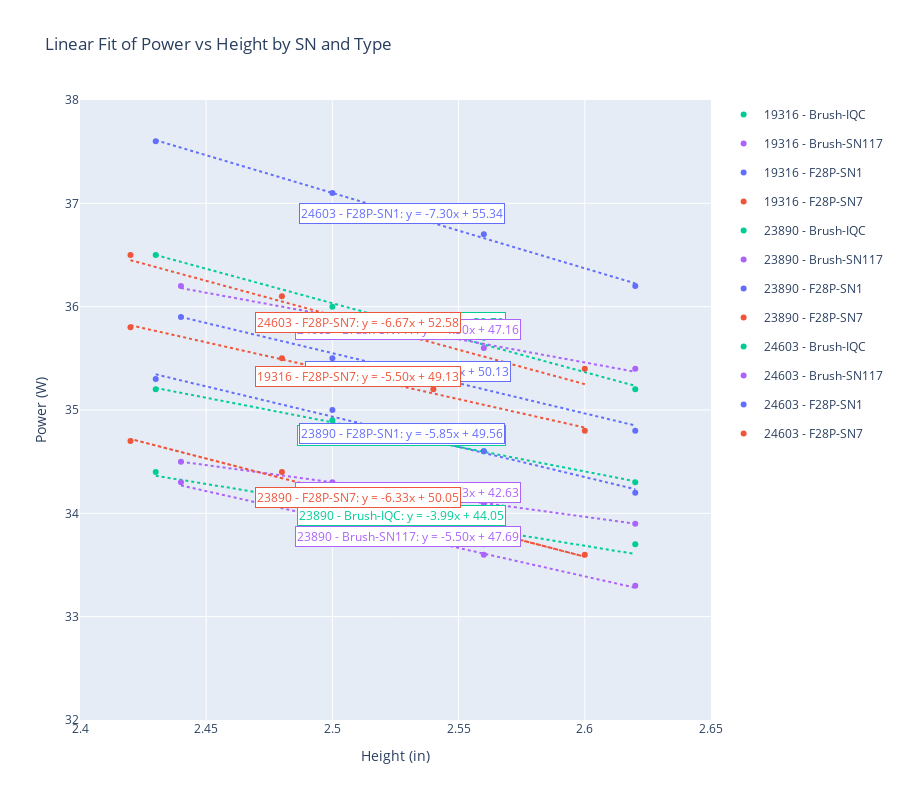

Here is the notebook cell this chart was saved with:
### Code cell
import pandas as pd
import numpy as np
import plotly.graph_objects as go
import plotly.express as px

# Load your CSV file
df = pd.read_csv(r'C:\work_folder\RFB2\Catheter_testing\3_catheters_all_data.csv')  # Replace with your actual file path

# Create a color map for each unique Type
unique_types = df['target'].unique()
color_map = {type_: color for type_, color in zip(unique_types, px.colors.qualitative.Plotly)}

# Create a Plotly figure
fig = go.Figure()

# Store fit parameters
fit_parameters = []

# Group data by SN and Type
grouped = df.groupby(['SN', 'target'])

# Iterate through each group and plot
for (sn, type_), group in grouped:
    x = group['Ht']
    y = group['Power']

    # Linear regression
    slope, intercept = np.polyfit(x, y, 1)
    fit_line = slope * x + intercept

    # Store fit parameters
    fit_parameters.append(f"{sn} - {type_}: y = {slope:.4f}x + {intercept:.4f}")

    # Create a unique legend group
    legend_group = f'{sn} - {type_}'
    color = color_map[type_]

    # Scatter points
    fig.add_trace(go.Scatter(
        x=x, y=y,
        mode='markers',
        name=legend_group,
        marker=dict(color=color),
        legendgroup=legend_group,
        showlegend=True
    ))

    # Fitted line
    fig.add_trace(go.Scatter(
        x=x, y=fit_line,
        mode='lines',
        name=legend_group,
        line=dict(color=color, dash='dot'),
        legendgroup=legend_group,
        showlegend=False  # Avoid duplicate legend entry
    ))
    # Annotate fit parameters on the plot
    annotation_text = f"{legend_group}: y = {slope:.2f}x + {intercept:.2f}"
    fig.add_annotation(
        x=x.mean(),
        y=fit_line.mean(),
        text=annotation_text,
        name=legend_group,
        showarrow=False,
        font=dict(color=color),
        bgcolor='white',
        bordercolor=color,
        borderwidth=1
    )


# Layout settings
fig.update_layout(
    title='Linear Fit of Power vs Height by SN and Type',
    xaxis_title='Height (in)',
    yaxis_title='Power (W)',
    height=800,
    xaxis=dict(range=[2.4, 2.65]),
    yaxis=dict(range=[32, 38])

)

fig.show()

# Print fit parameters
for param in fit_parameters:
    print(param)

### Figure 1 — Plotly figure (JSON) as saved in the notebook; plotly's stock layout.template omitted (floating-point values rounded to 4 significant figures)
{"data": [{"legendgroup": "19316 - Brush-IQC", "marker": {"color": "#00CC96"}, "mode": "markers", "name": "19316 - Brush-IQC", "showlegend": true, "type": "scatter", "x": [2.43, 2.5, 2.56, 2.62], "y": [35.2, 34.9, 34.6, 34.3]}, {"legendgroup": "19316 - Brush-IQC", "line": {"color": "#00CC96", "dash": "dot"}, "mode": "lines", "name": "19316 - Brush-IQC", "showlegend": false, "type": "scatter", "x": [2.43, 2.5, 2.56, 2.62], "y": [35.21, 34.88, 34.6, 34.31]}, {"legendgroup": "19316 - Brush-SN117", "marker": {"color": "#AB63FA"}, "mode": "markers", "name": "19316 - Brush-SN117", "showlegend": true, "type": "scatter", "x": [2.44, 2.5, 2.56, 2.62], "y": [34.5, 34.3, 34.1, 33.9]}, {"legendgroup": "19316 - Brush-SN117", "line": {"color": "#AB63FA", "dash": "dot"}, "mode": "lines", "name": "19316 - Brush-SN117", "showlegend": false, "type": "scatter", "x": [2.44, 2.5, 2.56, 2.62], "y": [34.5, 34.3, 34.1, 33.9]}, {"legendgroup": "19316 - F28P-SN1", "marker": {"color": "#636EFA"}, "mode": "markers", "name": "19316 - F28P-SN1", "showlegend": true, "type": "scatter", "x": [2.44, 2.5, 2.56, 2.62], "y": [35.9, 35.5, 35.3, 34.8]}, {"legendgroup": "19316 - F28P-SN1", "line": {"color": "#636EFA", "dash": "dot"}, "mode": "lines", "name": "19316 - F28P-SN1", "showlegend": false, "type": "scatter", "x": [2.44, 2.5, 2.56, 2.62], "y": [35.9, 35.55, 35.2, 34.85]}, {"legendgroup": "19316 - F28P-SN7", "marker": {"color": "#EF553B"}, "mode": "markers", "name": "19316 - F28P-SN7", "showlegend": true, "type": "scatter", "x": [2.42, 2.48, 2.54, 2.6], "y": [35.8, 35.5, 35.2, 34.8]}, {"legendgroup": "19316 - F28P-SN7", "line": {"color": "#EF553B", "dash": "dot"}, "mode": "lines", "name": "19316 - F28P-SN7", "showlegend": false, "type": "scatter", "x": [2.42, 2.48, 2.54, 2.6], "y": [35.82, 35.49, 35.16, 34.83]}, {"legendgroup": "23890 - Brush-IQC", "marker": {"color": "#00CC96"}, "mode": "markers", "name": "23890 - Brush-IQC", "showlegend": true, "type": "scatter", "x": [2.43, 2.5, 2.56, 2.62], "y": [34.4, 34.1, 33.7, 33.7]}, {"legendgroup": "23890 - Brush-IQC", "line": {"color": "#00CC96", "dash": "dot"}, "mode": "lines", "name": "23890 - Brush-IQC", "showlegend": false, "type": "scatter", "x": [2.43, 2.5, 2.56, 2.62], "y": [34.36, 34.08, 33.85, 33.61]}, {"legendgroup": "23890 - Brush-SN117", "marker": {"color": "#AB63FA"}, "mode": "markers", "name": "23890 - Brush-SN117", "showlegend": true, "type": "scatter", "x": [2.44, 2.5, 2.56, 2.62], "y": [34.3, 33.9, 33.6, 33.3]}, {"legendgroup": "23890 - Brush-SN117", "line": {"color": "#AB63FA", "dash": "dot"}, "mode": "lines", "name": "23890 - Brush-SN117", "showlegend": false, "type": "scatter", "x": [2.44, 2.5, 2.56, 2.62], "y": [34.27, 33.94, 33.61, 33.28]}, {"legendgroup": "23890 - F28P-SN1", "marker": {"color": "#636EFA"}, "mode": "markers", "name": "23890 - F28P-SN1", "showlegend": true, "type": "scatter", "x": [2.43, 2.5, 2.56, 2.62], "y": [35.3, 35.0, 34.6, 34.2]}, {"legendgroup": "23890 - F28P-SN1", "line": {"color": "#636EFA", "dash": "dot"}, "mode": "lines", "name": "23890 - F28P-SN1", "showlegend": false, "type": "scatter", "x": [2.43, 2.5, 2.56, 2.62], "y": [35.35, 34.94, 34.58, 34.23]}, {"legendgroup": "23890 - F28P-SN7", "marker": {"color": "#EF553B"}, "mode": "markers", "name": "23890 - F28P-SN7", "showlegend": true, "type": "scatter", "x": [2.54, 2.6, 2.42, 2.48], "y": [33.9, 33.6, 34.7, 34.4]}, {"legendgroup": "23890 - F28P-SN7", "line": {"color": "#EF553B", "dash": "dot"}, "mode": "lines", "name": "23890 - F28P-SN7", "showlegend": false, "type": "scatter", "x": [2.54, 2.6, 2.42, 2.48], "y": [33.96, 33.58, 34.72, 34.34]}, {"legendgroup": "24603 - Brush-IQC", "marker": {"color": "#00CC96"}, "mode": "markers", "name": "24603 - Brush-IQC", "showlegend": true, "type": "scatter", "x": [2.43, 2.5, 2.56, 2.62], "y": [36.5, 36.0, 35.7, 35.2]}, {"legendgroup": "24603 - Brush-IQC", "line": {"color": "#00CC96", "dash": "dot"}, "mode": "lines", "name": "24603 - Brush-IQC", "showlegend": false, "type": "scatter", "x": [2.43, 2.5, 2.56, 2.62], "y": [36.5, 36.03, 35.63, 35.23]}, {"legendgroup": "24603 - Brush-SN117", "marker": {"color": "#AB63FA"}, "mode": "markers", "name": "24603 - Brush-SN117", "showlegend": true, "type": "scatter", "x": [2.44, 2.5, 2.56, 2.62], "y": [36.2, 35.9, 35.6, 35.4]}, {"legendgroup": "24603 - Brush-SN117", "line": {"color": "#AB63FA", "dash": "dot"}, "mode": "lines", "name": "24603 - Brush-SN117", "showlegend": false, "type": "scatter", "x": [2.44, 2.5, 2.56, 2.62], "y": [36.18, 35.91, 35.64, 35.37]}, {"legendgroup": "24603 - F28P-SN1", "marker": {"color": "#636EFA"}, "mode": "markers", "name": "24603 - F28P-SN1", "showlegend": true, "type": "scatter", "x": [2.43, 2.5, 2.56, 2.62], "y": [37.6, 37.1, 36.7, 36.2]}, {"legendgroup": "24603 - F28P-SN1", "line": {"color": "#636EFA", "dash": "dot"}, "mode": "lines", "name": "24603 - F28P-SN1", "showlegend": false, "type": "scatter", "x": [2.43, 2.5, 2.56, 2.62], "y": [37.61, 37.1, 36.66, 36.23]}, {"legendgroup": "24603 - F28P-SN7", "marker": {"color": "#EF553B"}, "mode": "markers", "name": "24603 - F28P-SN7", "showlegend": true, "type": "scatter", "x": [2.42, 2.48, 2.54, 2.6], "y": [36.5, 36.1, 35.4, 35.4]}, {"legendgroup": "24603 - F28P-SN7", "line": {"color": "#EF553B", "dash": "dot"}, "mode": "lines", "name": "24603 - F28P-SN7", "showlegend": false, "type": "scatter", "x": [2.42, 2.48, 2.54, 2.6], "y": [36.45, 36.05, 35.65, 35.25]}], "layout": {"annotations": [{"bgcolor": "white", "bordercolor": "#00CC96", "borderwidth": 1, "font": {"color": "#00CC96"}, "name": "19316 - Brush-IQC", "showarrow": false, "text": "19316 - Brush-IQC: y = -4.75x + 46.77", "x": 2.527, "y": 34.75}, {"bgcolor": "white", "bordercolor": "#AB63FA", "borderwidth": 1, "font": {"color": "#AB63FA"}, "name": "19316 - Brush-SN117", "showarrow": false, "text": "19316 - Brush-SN117: y = -3.33x + 42.63", "x": 2.53, "y": 34.2}, {"bgcolor": "white", "bordercolor": "#636EFA", "borderwidth": 1, "font": {"color": "#636EFA"}, "name": "19316 - F28P-SN1", "showarrow": false, "text": "19316 - F28P-SN1: y = -5.83x + 50.13", "x": 2.53, "y": 35.37}, {"bgcolor": "white", "bordercolor": "#EF553B", "borderwidth": 1, "font": {"color": "#EF553B"}, "name": "19316 - F28P-SN7", "showarrow": false, "text": "19316 - F28P-SN7: y = -5.50x + 49.13", "x": 2.51, "y": 35.33}, {"bgcolor": "white", "bordercolor": "#00CC96", "borderwidth": 1, "font": {"color": "#00CC96"}, "name": "23890 - Brush-IQC", "showarrow": false, "text": "23890 - Brush-IQC: y = -3.99x + 44.05", "x": 2.527, "y": 33.97}, {"bgcolor": "white", "bordercolor": "#AB63FA", "borderwidth": 1, "font": {"color": "#AB63FA"}, "name": "23890 - Brush-SN117", "showarrow": false, "text": "23890 - Brush-SN117: y = -5.50x + 47.69", "x": 2.53, "y": 33.78}, {"bgcolor": "white", "bordercolor": "#636EFA", "borderwidth": 1, "font": {"color": "#636EFA"}, "name": "23890 - F28P-SN1", "showarrow": false, "text": "23890 - F28P-SN1: y = -5.85x + 49.56", "x": 2.527, "y": 34.77}, {"bgcolor": "white", "bordercolor": "#EF553B", "borderwidth": 1, "font": {"color": "#EF553B"}, "name": "23890 - F28P-SN7", "showarrow": false, "text": "23890 - F28P-SN7: y = -6.33x + 50.05", "x": 2.51, "y": 34.15}, {"bgcolor": "white", "bordercolor": "#00CC96", "borderwidth": 1, "font": {"color": "#00CC96"}, "name": "24603 - Brush-IQC", "showarrow": false, "text": "24603 - Brush-IQC: y = -6.67x + 52.70", "x": 2.527, "y": 35.85}, {"bgcolor": "white", "bordercolor": "#AB63FA", "borderwidth": 1, "font": {"color": "#AB63FA"}, "name": "24603 - Brush-SN117", "showarrow": false, "text": "24603 - Brush-SN117: y = -4.50x + 47.16", "x": 2.53, "y": 35.77}, {"bgcolor": "white", "bordercolor": "#636EFA", "borderwidth": 1, "font": {"color": "#636EFA"}, "name": "24603 - F28P-SN1", "showarrow": false, "text": "24603 - F28P-SN1: y = -7.30x + 55.34", "x": 2.527, "y": 36.9}, {"bgcolor": "white", "bordercolor": "#EF553B", "borderwidth": 1, "font": {"color": "#EF553B"}, "name": "24603 - F28P-SN7", "showarrow": false, "text": "24603 - F28P-SN7: y = -6.67x + 52.58", "x": 2.51, "y": 35.85}], "height": 800, "title": {"text": "Linear Fit of Power vs Height by SN and Type"}, "xaxis": {"range": [2.4, 2.65], "title": {"text": "Height (in)"}}, "yaxis": {"range": [32, 38], "title": {"text": "Power (W)"}}}}
